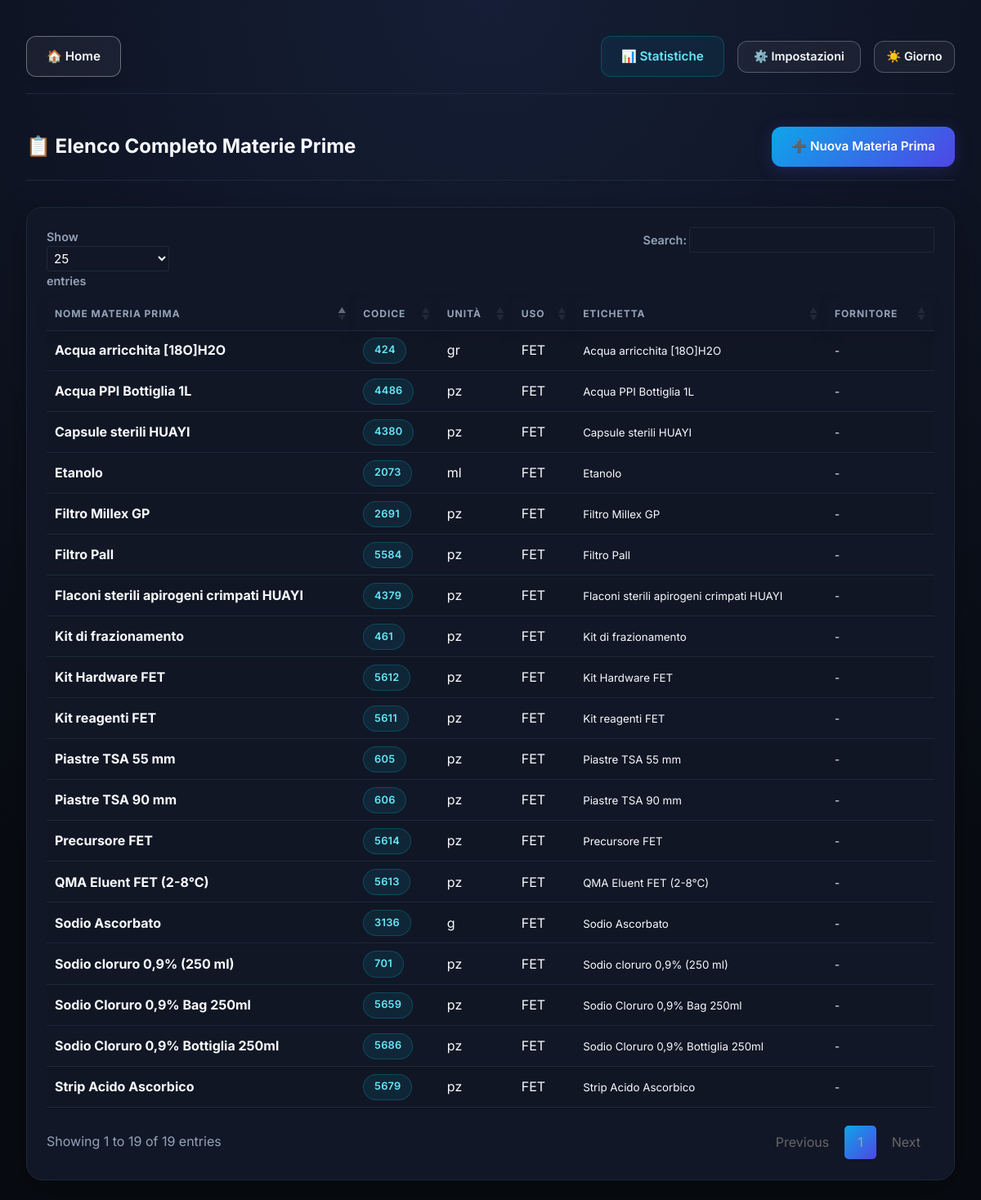
Page /list on the committed database.
### tables this page shows
CREATE TABLE Elenco_MP (
            codice TEXT PRIMARY KEY,
            nome_mp TEXT,
            nome_file TEXT,
            unita_misura TEXT,
            nome_etichetta TEXT,
            uso TEXT,
            codice_fornitore TEXT,
            controcampione TEXT,
            distribuzione TEXT
        , scorta_minima FLOAT DEFAULT 0, ordine_magazzino INTEGER DEFAULT 999, categoria_magazzino TEXT);

### routes/products.py (the view)
    @app.route('/list')
    def product_list():
        query = request.args.get('q')
        conn = get_db_connection()
        if query:
            products_rows = conn.execute("SELECT * FROM Elenco_MP WHERE nome_mp LIKE ? OR codice LIKE ?",
                                    ('%' + query + '%', '%' + query + '%')).fetchall()
        else:
            products_rows = conn.execute('SELECT * FROM Elenco_MP ORDER BY nome_mp ASC').fetchall()
        products = [dict(row) for row in products_rows]
        conn.close()
        return render_template('list.html', products=products, search_query=query)

### db_utils.py (called while the page is built)
def get_db_connection():
    conn = sqlite3.connect(RESOLVED_DB_PATH)
    conn.row_factory = sqlite3.Row
    return conn

### templates/list.html (shortened to what this page needs)
{% extends 'base.html' %}
{% block content %}
<link rel="stylesheet" type="text/css" href="https://cdn.datatables.net/1.13.6/css/jquery.dataTables.min.css">
<div style="display: flex; justify-content: space-between; align-items: center; margin-bottom: 2rem; border-bottom: 1px solid var(--border-color); padding-bottom: 1rem;">
    <h2 style="margin: 0;">📋 Elenco Completo Materie Prime</h2>
    <a href="{{ url_for('add') }}" class="btn btn-primary" style="display: inline-flex; align-items: center; gap: 0.5rem; text-decoration: none;">
        <span>➕ Nuova Materia Prima</span>
    </a>
</div>
<div class="table-container" style="padding: 1.5rem;">
    <table id="mpTable" class="display">
        <thead>
            <tr>
                <th>Nome Materia Prima</th>
                <th>Codice</th>
                <th>Unità</th>
                <th>Uso</th>
                <th>Etichetta</th>
                <th>Fornitore</th>
            </tr>
        </thead>
        <tbody>
            {% for product in products %}
            <tr onclick="openEditModal(this)"
                data-codice="{{ product['codice'] }}"
                data-nome_mp="{{ product['nome_mp'] }}"
                data-nome_file="{{ product['nome_file'] or '' }}"
                data-nome_etichetta="{{ product['nome_etichetta'] or '' }}"
                data-unita_misura="{{ product['unita_misura'] }}"
                data-codice_fornitore="{{ product['codice_fornitore'] or '' }}"
                data-uso="{{ product['uso'] }}"
                data-scorta_minima="{{ product['scorta_minima'] or 0 }}"
                data-controcampione="{{ product['controcampione'] or 'NO' }}"
                data-distribuzione="{{ product['distribuzione'] or 'NO' }}">
                <td><strong>{{ product['nome_mp'] }}</strong></td>
                <td><span class="badge">{{ product['codice'] }}</span></td>
                <td>{{ product['unita_misura'] }}</td>
                <td>{{ product['uso'] }}</td>
                <td><small>{{ product['nome_etichetta'] or '-' }}</small></td>
                <td><small>{{ product['codice_fornitore'] or '-' }}</small></td>
            </tr>
            {% endfor %}
        </tbody>
    </table>
</div>
{% endblock %}

### static/css/style.css (style rules this page uses)
:root { color-scheme: dark; --bg-dark: #080b11; --card-bg: #111726; --card-hover-bg: #161e31; --accent-color: #06b6d4; --primary-color: #4f46e5; --text-primary: #f8fafc; --text-secondary: #94a3b8; --text-pale: #cbd5e1; --border-color: #1e293b; --border-hover: #334155; --muted-color: #475569; --success: #10b981; --warning: #f59e0b; --danger: #f43f5e; --gradient: linear-gradient(135deg, #0ea5e9 0%, #4f46e5 100%); --gradient-hover: linear-gradient(135deg, #0284c7 0%, #4338ca 100%); }
* { margin: 0; padding: 0; box-sizing: border-box; font-family: 'Inter', -apple-system, sans-serif; }
body { background-color: var(--bg-dark); background-image: radial-gradient(circle at 50% 0%, #151e36 0%, var(--bg-dark) 75%); color: var(--text-primary); line-height: 1.6; min-height: 100vh; }
.btn { display: inline-flex; align-items: center; justify-content: center; gap: 0.6rem; padding: 0.75rem 1.5rem; border-radius: 0.75rem; font-weight: 600; text-decoration: none; transition: all 0.3s cubic-bezier(0.16, 1, 0.3, 1); cursor: pointer; border: none; text-align: center; font-size: 0.95rem; }
.btn-primary { background: var(--gradient); color: white; box-shadow: 0 4px 20px rgba(79, 70, 229, 0.25); }
.table-container { background: var(--card-bg); border-radius: 1.25rem; border: 1px solid var(--border-color); overflow: hidden; box-shadow: 0 10px 40px rgba(0, 0, 0, 0.3); backdrop-filter: blur(10px); }
table { width: 100%; border-collapse: collapse; }
th, td { padding: 1.25rem 1.5rem; text-align: left; }
th { background: rgba(0, 0, 0, 0.25); color: var(--text-secondary); font-weight: 600; text-transform: uppercase; font-size: 0.75rem; letter-spacing: 0.08em; border-bottom: 1px solid var(--border-color); }
td { border-bottom: 1px solid rgba(255, 255, 255, 0.03); color: var(--text-pale); transition: background-color 0.2s ease, color 0.2s ease; }
tr:last-child td { border-bottom: none; }
.badge { background: rgba(6, 182, 212, 0.1); color: #67e8f9; padding: 0.3rem 0.8rem; border-radius: 9999px; font-size: 0.8rem; font-weight: 600; border: 1px solid rgba(6, 182, 212, 0.25); display: inline-block; letter-spacing: 0.02em; }

### templates/list.html (style rules this page uses)
table.dataTable { border-collapse: separate !important; border-spacing: 0 !important; }
table.dataTable thead th { border-bottom: 1px solid var(--border-color) !important; color: var(--text-secondary) !important; position: sticky !important; top: 0 !important; background: var(--card-bg) !important; z-index: 100 !important; box-shadow: 0 4px 12px rgba(0,0,0,0.08) !important; }
.table-container { overflow: visible !important; position: relative; }
table.dataTable tbody td { border-bottom: 1px solid var(--border-color); background: transparent !important; color: var(--text-primary); }
#mpTable tbody tr { cursor: pointer; transition: background-color 0.2s ease; }

### rows in the picture
Elenco_MP: nome_mp "Acqua PPI Bottiglia 1L", codice "4486", unita_misura "pz", uso "FET", nome_etichetta "Acqua PPI Bottiglia 1L", codice_fornitore "-"
Elenco_MP: nome_mp "Acqua arricchita [18O]H2O", codice "424", unita_misura "gr", uso "FET", nome_etichetta "Acqua arricchita [18O]H2O", codice_fornitore "-"
Elenco_MP: nome_mp "Capsule sterili HUAYI", codice "4380", unita_misura "pz", uso "FET", nome_etichetta "Capsule sterili HUAYI", codice_fornitore "-"
Elenco_MP: nome_mp "Etanolo", codice "2073", unita_misura "ml", uso "FET", nome_etichetta "Etanolo", codice_fornitore "-"
Elenco_MP: nome_mp "Filtro Millex GP", codice "2691", unita_misura "pz", uso "FET", nome_etichetta "Filtro Millex GP", codice_fornitore "-"
Elenco_MP: nome_mp "Filtro Pall", codice "5584", unita_misura "pz", uso "FET", nome_etichetta "Filtro Pall", codice_fornitore "-"
Elenco_MP: nome_mp "Flaconi sterili apirogeni crimpati HUAYI", codice "4379", unita_misura "pz", uso "FET", nome_etichetta "Flaconi sterili apirogeni crimpati HUAYI", codice_fornitore "-"
Elenco_MP: nome_mp "Kit Hardware FET", codice "5612", unita_misura "pz", uso "FET", nome_etichetta "Kit Hardware FET", codice_fornitore "-"
Elenco_MP: nome_mp "Kit di frazionamento", codice "461", unita_misura "pz", uso "FET", nome_etichetta "Kit di frazionamento", codice_fornitore "-"
Elenco_MP: nome_mp "Kit reagenti FET", codice "5611", unita_misura "pz", uso "FET", nome_etichetta "Kit reagenti FET", codice_fornitore "-"
Elenco_MP: nome_mp "Piastre TSA 55 mm", codice "605", unita_misura "pz", uso "FET", nome_etichetta "Piastre TSA 55 mm", codice_fornitore "-"
Elenco_MP: nome_mp "Piastre TSA 90 mm", codice "606", unita_misura "pz", uso "FET", nome_etichetta "Piastre TSA 90 mm", codice_fornitore "-"
Elenco_MP: nome_mp "Precursore FET", codice "5614", unita_misura "pz", uso "FET", nome_etichetta "Precursore FET", codice_fornitore "-"
Elenco_MP: nome_mp "QMA Eluent FET (2-8°C)", codice "5613", unita_misura "pz", uso "FET", nome_etichetta "QMA Eluent FET (2-8°C)", codice_fornitore "-"
Elenco_MP: nome_mp "Sodio Ascorbato", codice "3136", unita_misura "g", uso "FET", nome_etichetta "Sodio Ascorbato", codice_fornitore "-"
Elenco_MP: nome_mp "Sodio Cloruro 0,9% Bag 250ml", codice "5659", unita_misura "pz", uso "FET", nome_etichetta "Sodio Cloruro 0,9% Bag 250ml", codice_fornitore "-"
Elenco_MP: nome_mp "Sodio Cloruro 0,9% Bottiglia 250ml", codice "5686", unita_misura "pz", uso "FET", nome_etichetta "Sodio Cloruro 0,9% Bottiglia 250ml", codice_fornitore "-"
Elenco_MP: nome_mp "Sodio cloruro 0,9% (250 ml)", codice "701", unita_misura "pz", uso "FET", nome_etichetta "Sodio cloruro 0,9% (250 ml)", codice_fornitore "-"
Elenco_MP: nome_mp "Strip Acido Ascorbico", codice "5679", unita_misura "pz", uso "FET", nome_etichetta "Strip Acido Ascorbico", codice_fornitore "-"
